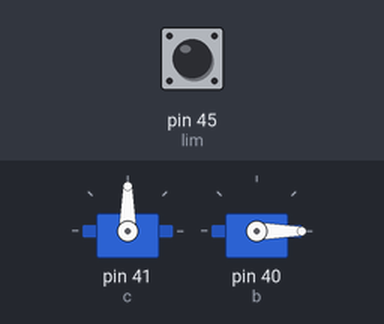
Recording of a sketch running on a simulated Arduino Mega 2560, built with avr-gcc and run on an emulated ATmega2560. Shown: 2 × servo. The test bench sets the inputs (shaded band); at power-on: pin 45 (lim) HIGH.

Above: at 1.2 s.
1.3 s: pin 45 (lim) pulled LOW for 0.15 s
At 2.1 s:
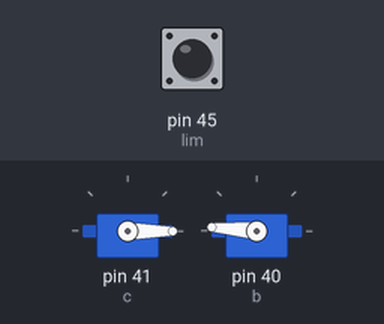
Timing chart, 0 to 4.3 s (numbered marks = the images above; inputs shaded):
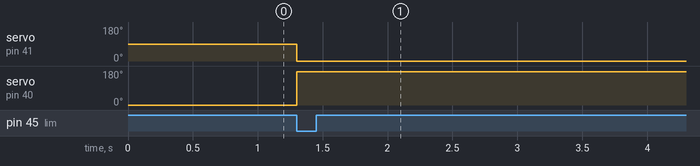

The sketch:

Servo_G.ino
```cpp
#include <Servo.h>
//Servo servoa;
Servo servob;
Servo servoc;
const int b = 40;
const int c = 41;
const int lim = 45;
void setup() {
  Serial.begin(9600);
  pinMode(lim, INPUT_PULLUP);
  servoc.attach(c);
  servoc.write(90);//90 กางออก
 servob.attach(b);
  servob.write(0);//0
}
void loop() {
  if(digitalRead(lim)==0){
    servoc.write(0);
    servob.write(175);
  }
}
/*
void setup() {
  Serial.begin(9600);
  pinMode(lim, INPUT_PULLUP);
  servoa.attach(a);
  for(int i=0;i<32;i++){
    servoa.write(i);
    delay(50);
  }
  delay(2000);
  servoc.attach(c);
  servoc.write(90);//90 กางออก
 servob.attach(b);
  servob.write(140);
}
void loop() {
  if(digitalRead(lim)==0){
    servoc.write(0);
    servob.write(0);
    for(int i=32;i>0;i--){
      servoa.write(i);
      delay(50);
    }
  }
}
*/
```

Measured:
- after the input at 1.3 s, servo on pin 41 (c): 90° → 0° at once; servo on pin 40 (b): 0° → 175° at once
